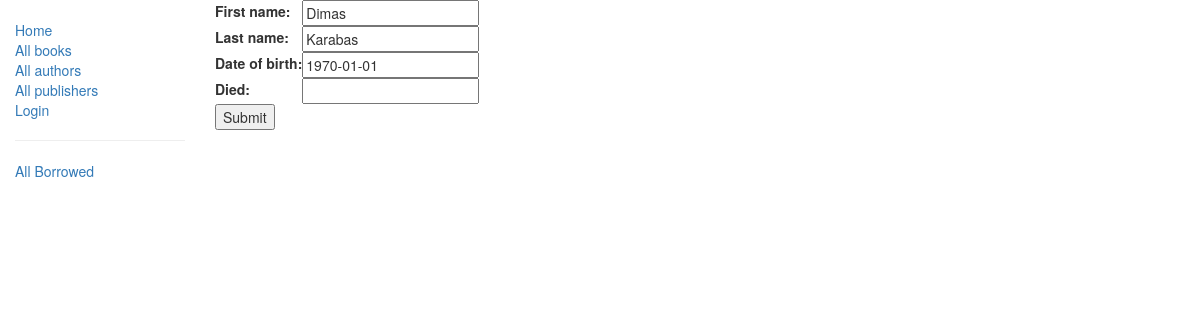
/catalog/author/1/update/, run on the app's committed database.
### catalog/models.py (models this page shows, shortened)
class Author(models.Model):
    first_name = models.CharField(max_length=100)
    last_name = models.CharField(max_length=100)
    date_of_birth = models.DateField(null=True, blank=True)
    date_of_death = models.DateField('Died', null=True, blank=True)

### catalog/views.py (the view)
# urls.py: re_path(r'^author/(?P<pk>\d+)/update/$', views.AuthorUpdate.as_view(), name='author_update'),
class AuthorUpdate(UpdateView):
    model = Author
    fields = ['first_name','last_name','date_of_birth','date_of_death']

### catalog/templates/catalog/author_form.html (shortened to what this page needs)
{% extends "base_generic.html" %}
{% block content %}
  <form action="" method="post">
      <table>
      {{ form.as_table }}
      </table>
      <input type="submit" value="Submit" />
  </form>
{% endblock %}

### data on the page
Author: first_name "Dimas", last_name "Karabas", date_of_birth "1970-01-01"
